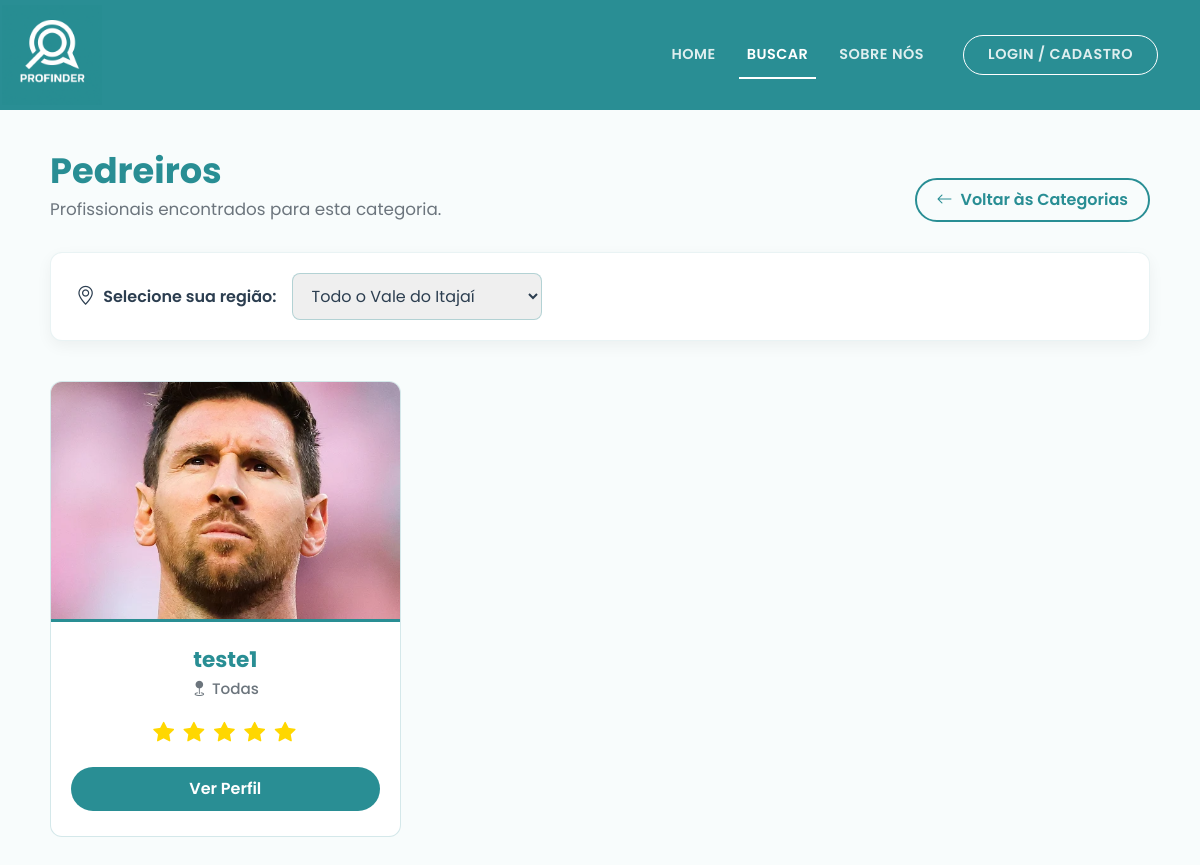
Before: /busca-profissionais/Pedreiro with the older database file.
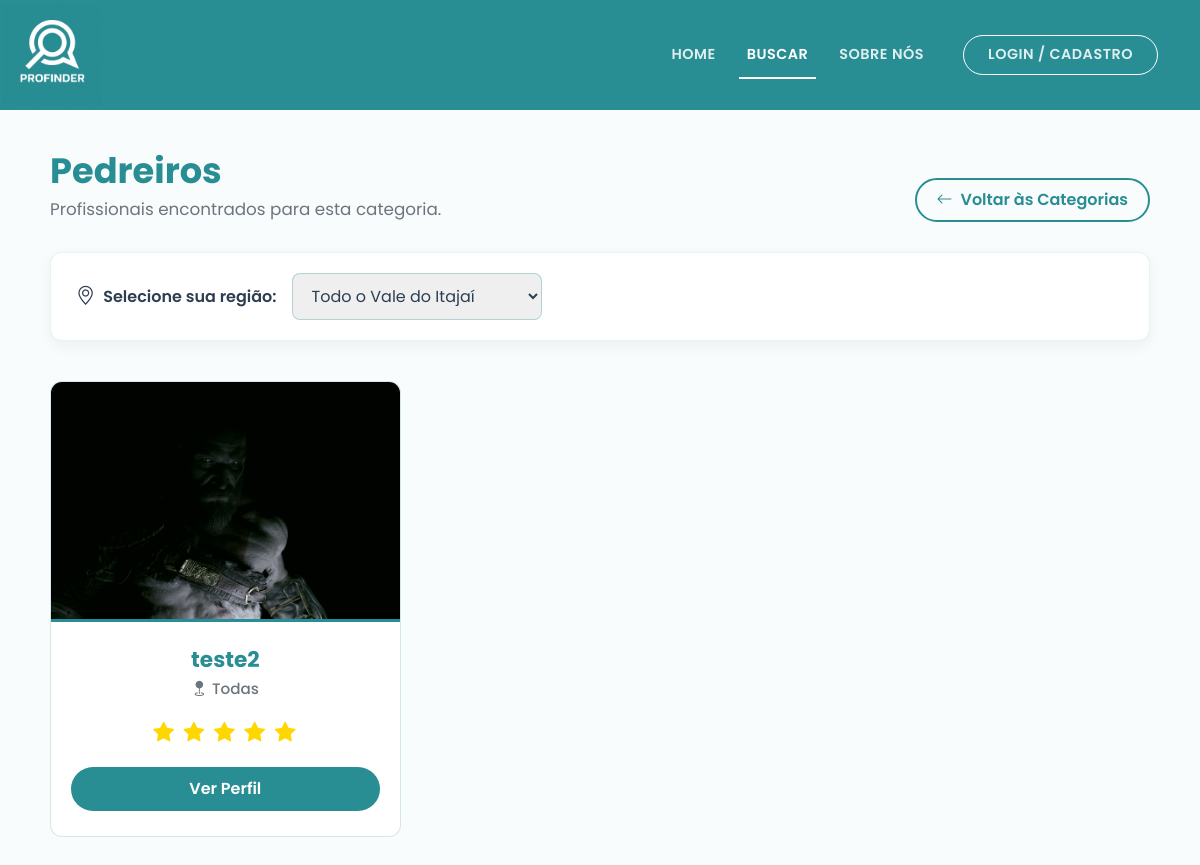
After: the same page with the newer database file.
### app.py (models this page shows, shortened)
class Profissional(db.Model, UserMixin):
    id = db.Column(db.Integer, primary_key=True)
    nome = db.Column(db.String(100), nullable=False)
    cpf = db.Column(db.String(11), unique=True, nullable=False)
    email = db.Column(db.String(120), unique=True, nullable=False)
    senha = db.Column(db.String(128), nullable=False)
    telefone = db.Column(db.String(20), nullable=True)
    profissao = db.Column(db.String(50), nullable=False)
    bairro = db.Column(db.String(50), nullable=False)
    descricao = db.Column(db.Text, nullable=True)
    avaliacao = db.Column(db.Float, default=5.0)
    foto = db.Column(db.String(255), default='https://cdn-icons-png.flaticon.com/512/3135/3135715.png')
    tipo_conta = db.Column(db.String(20), default='profissional')
    trabalhos = db.relationship('Portfolio', backref='profissional', lazy=True, cascade='all, delete-orphan')

### app.py (the view)
@app.route('/busca-profissionais/<categoria>')
def busca_profissionais(categoria):
    profissionais_encontrados = Profissional.query.filter_by(profissao=categoria).all()
    return render_template('busca_profissionais.html', profissionais=profissionais_encontrados, categoria=categoria)

### app/templates/busca_profissionais.html (shortened to what the changed rows need)
<!DOCTYPE html>
<html lang="pt-BR">
<head>
    <link href="https://cdn.jsdelivr.net/npm/bootstrap@5.3.2/dist/css/bootstrap.min.css" rel="stylesheet">
    <link rel="stylesheet" href="https://cdn.jsdelivr.net/npm/bootstrap-icons@1.11.1/font/bootstrap-icons.css">
</head>
<body>
    <main class="container main-container">
        {% set plurais = {
            'Pedreiro': 'Pedreiros',
            'Pintor': 'Pintores',
            'Eletricista': 'Eletricistas',
            'Encanador': 'Encanadores',
            'Diarista': 'Diaristas',
            'Montador de Móveis': 'Montadores de Móveis',
            'Jardineiro': 'Jardineiros',
            'Carpinteiro': 'Carpinteiros',
            'Mecânico': 'Mecânicos',
            'Técnico de Informática': 'Técnicos de Informática'
        } %}
        {% set titulo_plural = plurais.get(categoria, categoria ~ 's') %}
        <div class="cabecalho-busca">
            <div>
                <h1 class="titulo-resultados">{{ titulo_plural }}</h1>
            </div>
        </div>
        <div class="row row-cols-1 row-cols-md-2 row-cols-lg-3 g-4">
            {% if profissionais %}
                {% for pro in profissionais %}
                <div class="col card-item-pro" data-regiao="{{ pro.bairro }}">
                    <div class="card-profissional">
                        <div class="foto-container">
                            <img src="{{ pro.foto }}" alt="Foto de {{ pro.nome }}">
                        </div>
                        <div class="card-body-custom">
                            <h3 class="nome-profissional">{{ pro.nome }}</h3>
                            <p class="localizacao-profissional">
                                <i class="bi bi-geo-fill"></i> {{ pro.bairro.replace('_', ' ').title() }}
                            </p>
                            <div class="estrelas">
                                {% for i in range(5) %}
                                    {% if i < pro.avaliacao|int %}
                                        <i class="bi bi-star-fill"></i>
                                    {% else %}
                                        <i class="bi bi-star-fill estrela-vazia"></i>
                                    {% endif %}
                                {% endfor %}
                            </div>
                            <a href="{{ url_for('perfil', id=pro.id) }}" class="btn-perfil">Ver Perfil</a>
                        </div>
                    </div>
                </div>
                {% endfor %}
            {% endif %}
        </div>
    </main>
</body>
</html>

Changed rows visible on the page:
changed Profissional "Todas": foto: a different picture; nome "teste1" → "teste2"
